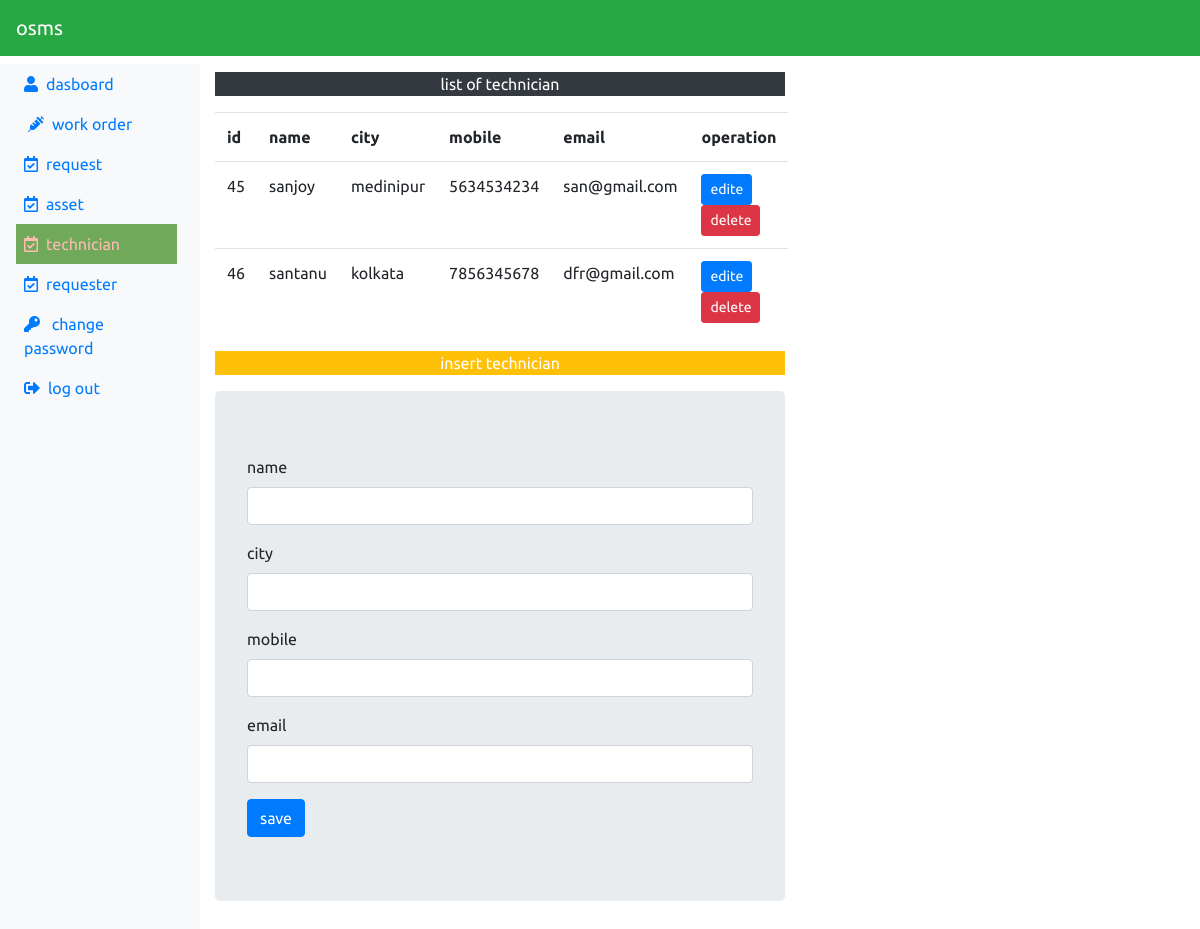
Screenshot of /admin/technician.php (signed in) with the database file from the repository.
### tables this page shows
CREATE TABLE `technician` (
  `id` int(100) NOT NULL,
  `name` varchar(100) NOT NULL,
  `city` varchar(100) NOT NULL,
  `mobile` bigint(100) NOT NULL,
  `email` varchar(20) NOT NULL
);

### admin/technician.php (the view, shortened to what this page needs)
<?php
    $edite_satus=false;
include('include/adminHeader.php');
include('../dbconection.php');
?>
<div class="col-md-6">
   <p class="bg-dark text-white text-center mt-3">list of technician</p>
   <table class="table">
      <tr>
         <th>id</th>
         <th>name</th>
         <th>city</th>
         <th>mobile</th>
         <th>email</th>
         <th>operation</th>
      </tr>
     <?php
     $sql="SELECT * FROM technician";
     $res=mysqli_query($db,$sql);
    while ($result=mysqli_fetch_assoc($res)) {
     ?>
     <tr>
        <td><?php echo $result['id']; ?></td>
        <td><?php echo $result['name']; ?></td>
        <td><?php echo $result['city']; ?></td>
        <td><?php echo $result['mobile']; ?></td>
        <td><?php echo $result['email']; ?></td>
        <td>
           <a href="technician.php?edite=<?php echo $result['id']; ?>" class="btn btn-sm btn-primary">edite</a>
           <a href="technician_process.php?delete=<?php echo $result['id']; ?>" class="btn btn-danger btn-sm">delete</a>
        </td>
     </tr>
<?php }?>
   </table>
   <div>
      <p class="bg-warning text-center text-white">insert technician</p>
   </div>
     <div class="jumbotron">
        <form method="post" action="technician_process.php">
           <div class="form-group">
              <label>name</label>
              <input type="text" name="name" class="form-control" value="<?php if(isset($recored['name'])) echo $recored['name']; ?>" required>
           </div>
            <div class="form-group">
              <label>city</label>
              <input type="text" name="city" class="form-control" value="<?php if(isset($recored['city'])) echo $recored['city'] ;?>" required>
           </div>
            <div class="form-group">
              <label>mobile</label>
              <input type="text" name="mobile" class="form-control" value="<?php if(isset($recored['mobile'])) echo $recored['mobile']; ?>" required>
           </div>
            <div class="form-group">
              <label>email</label>
              <input type="text" name="email" class="form-control" value="<?php if(isset($recored['email'])) echo $recored['email']; ?>" required>
           </div>
            <?php if($edite_satus==false) { ?>
           <input type="submit" name="save" value="save" class="btn-primary btn">
        <?php } else { ?>
           <input type="submit" name="update" value="update" class=" btn-primary btn">
        <?php } ?>
        </form>
     </div>
</div>
<?php
include('include/adminFooter.php');
 ?>

### css/custom.css (style rules this page uses)
* { font-family: 'Ubuntu', sans-serif; }

### rows the page displays
technician: id "45", name "sanjoy", city "medinipur", mobile "5634534234", email "san@gmail.com"
technician: id "46", name "santanu", city "kolkata", mobile "7856345678", email "dfr@gmail.com"
